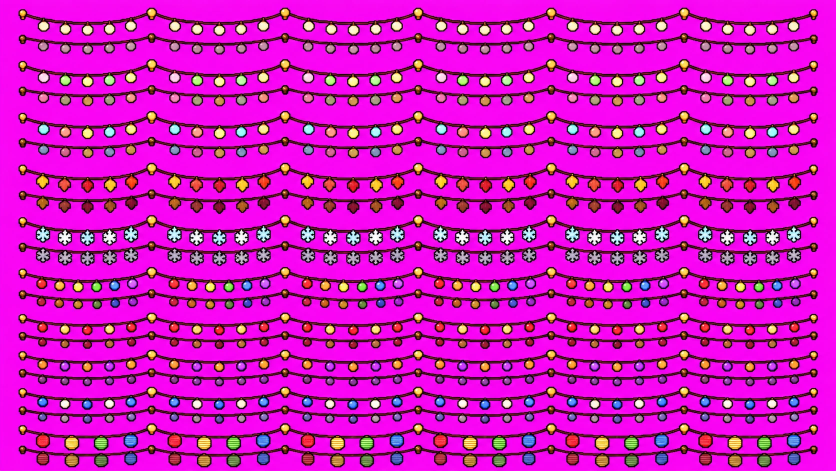
#> input picture art_src/decor/string_lights2.png, 1672 x 941 px (shown at 1/2 size)
$ python lights_build.py
#> lines starting #> are read from the running program, lines starting #| are printed output that depends on the picture; after the words box and inside, x2 and y2 are one past the last pixel; in counts of white or black regions, pixels touching at a corner belong together
#!/usr/bin/env python3
"""The string lights along the top of the wall (Jackie, Nov 26: "string lights all the way across the top very small"), from her sheet
art_src/decor/string_lights.png: six strands on magenta, each drawn lit and, under it, dark.
Writes decor/lights_<name>_on.png and decor/lights_<name>_off.png, the dark strand moved to lie exactly under the lit one (they
were drawn a pixel or two apart), decor/lights.json with where each strand's bulbs are (so single bulbs can be swapped to their
dark picture for a twinkle), and decor/topmask.png: the bare wallpaper along the top of the room, which the strand is drawn
through so it passes behind the hanging plants. Background removal and placing only. Run: python3 tools/lights_build.py"""
import os,json
from PIL import Image
import numpy as np
from scipy import ndimage as nd
ROOT=os.path.dirname(os.path.dirname(os.path.abspath(__file__)));OUT=os.environ.get('LIGHTS_OUT') or os.path.join(ROOT,'decor')
NAMES=['warm','blossom','sunshine','leaves','snow','rainbow','redgold','orange','bluewhite','lantern'] # the second sheet (Jackie, Nov 27): ten strands; the first sheet's six are gone
SHEET='string_lights2.png';TOP_BOX=(0,30,1670,112) # the strip of wall the lights hang in
def strands():
    """Every strand on the sheet, top to bottom: lit, dark, lit, dark... A strand is one joined piece running the width of the sheet
    (they sag into each other's rows, so they are told apart by being joined, not by rows)."""
    a=np.asarray(Image.open(os.path.join(ROOT,'art_src','decor',SHEET)).convert('RGB')).astype(int);r,g,b=a[...,0],a[...,1],a[...,2]
#> after `r, g, b = (a[..., 0], a[..., 1], a[..., 2])`:
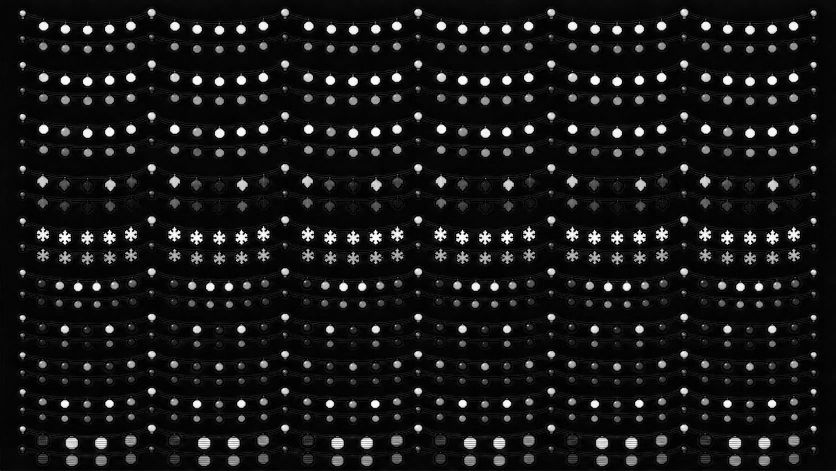
#> g: shape (941, 1672) int64 (shown at 1/2 size); min 0, max 255, mean 22.6
#> after `r, g, b = (a[..., 0], a[..., 1], a[..., 2])`:
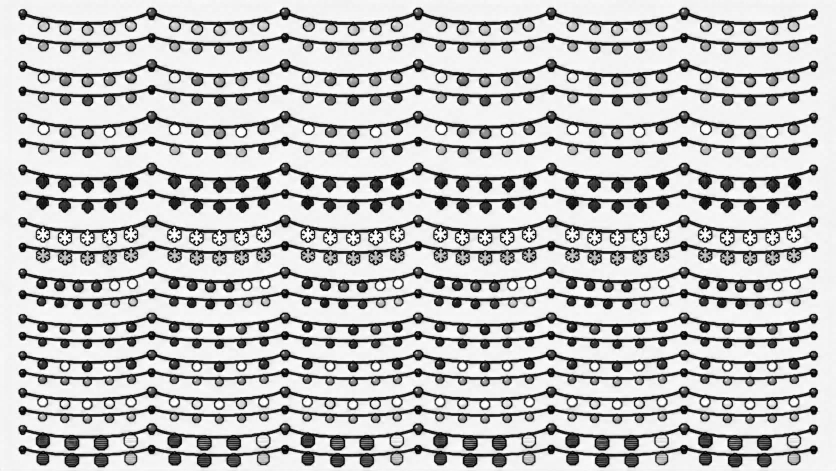
#> b: shape (941, 1672) int64 (shown at 1/2 size); min 0, max 255, mean 191
    fg=~((r>190)&(b>190)&(g<110)&(np.abs(r-b)<60));lab,k=nd.label(fg);out=[]
#> after `fg = ~((r > 190) & (b > 190) & (g < 110) & (np.abs(r - b) < 60))`:
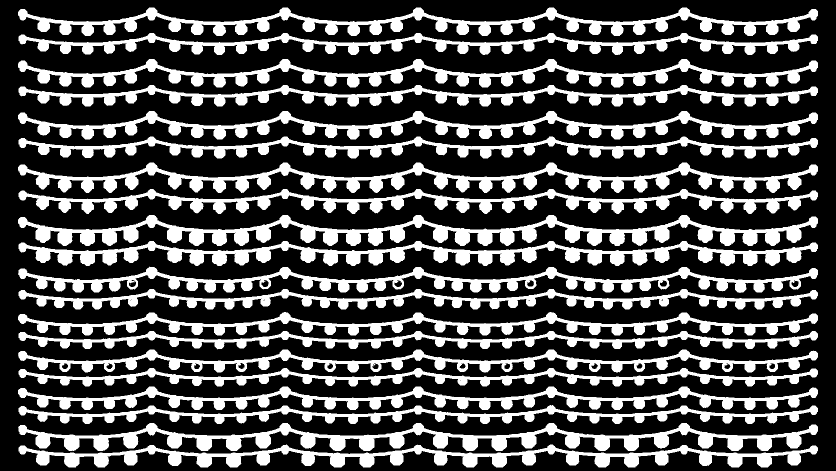
#> fg: shape (941, 1672) bool (shown at 1/2 size); 31.1% white; 22 white regions (2 under 20 px), largest, box (x1, y1, x2, y2) and area: (36, 430, 1636, 492) 34448, (37, 482, 1636, 532) 30141, (36, 325, 1636, 386) 29847
#> after `lab, k = nd.label(fg)`:
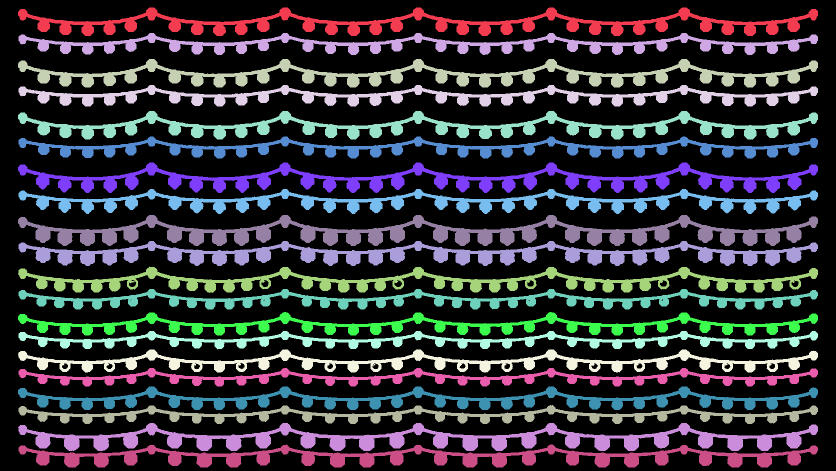
#> lab: shape (941, 1672) int32 (shown at 1/2 size); 25 distinct labels, from 0 to 24; one colour per label, 0 black
#> after `lab, k = nd.label(fg)`: k = 24
    for i,sl in enumerate(nd.find_objects(lab),1):
        if sl[1].stop-sl[1].start<1000:continue
        m=nd.binary_fill_holes(lab[sl]==i);c=a[sl].copy()
        near=nd.binary_dilation(~m,iterations=3)&m;pink=near&(c[...,0]-c[...,1]>45)&(c[...,2]-c[...,1]>45)&(c[...,2]>70)
        idx=nd.distance_transform_edt(~m|pink,return_distances=False,return_indices=True);c[pink]=c[idx[0][pink],idx[1][pink]]
        out.append((sl[0].start,np.dstack([c,np.where(m,255,0)]).astype(np.uint8)))
#> this loop made 24 passes
#> pass 1, in strands, `pink = near & (c[..., 0] - c[..., 1] > 45) & (c[..., 2] - c[..., 1] > `:
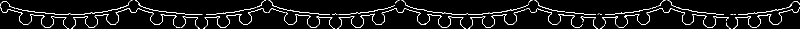
#> pink: shape (57, 1600) bool (shown at 1/2 size); 5.5% white in thin lines or dots
#> after the loop, out = 20 items
    out=[q for _,q in sorted(out,key=lambda t:t[0])];assert len(out)==2*len(NAMES),len(out)
    return out
def top_mask():
    room=np.asarray(Image.open(os.path.join(ROOT,'room2.png')).convert('RGBA')).astype(int);x0,y0,x1,y1=TOP_BOX;s=room[y0:y1,x0:x1];r,g,b=s[...,0],s[...,1],s[...,2]
    paper=(r<95)&(g>35)&(g<150)&(b>55)&(b<175)&(b>r+12)&(g>r);paper=nd.binary_opening(nd.binary_closing(paper,iterations=2),iterations=2)
    lab,k=nd.label(paper);m=lab==(1+int(np.argmax(nd.sum(paper,lab,range(1,k+1)))));m=nd.binary_erosion(nd.binary_fill_holes(m)&paper|m,iterations=1)
    o=np.zeros(s.shape[:2]+(4,),np.uint8);o[m]=255;Image.fromarray(o,'RGBA').save(os.path.join(OUT,'topmask.png'),optimize=True)
def main():
    S=strands();meta={}
#> after `S = strands()`: S = 20 items
    for i,n in enumerate(NAMES):
        on,off=S[2*i],S[2*i+1];H=max(on.shape[0],off.shape[0]);W=max(on.shape[1],off.shape[1])
        pad=lambda q:np.pad(q,((0,H-q.shape[0]),(0,W-q.shape[1]),(0,0)))
        on,off=pad(on),pad(off);A,B=on[...,3]>0,off[...,3]>0;best=(-1,0,0)
        for dy in range(-6,7):
            for dx in range(-6,7):
                sc=(A&np.roll(np.roll(B,dy,0),dx,1)).sum()
                if sc>best[0]:best=(sc,dx,dy)
        _,dx,dy=best;off=np.roll(np.roll(off,dy,0),dx,1)
        # the bulbs: what hangs below the cord. The cord is the thin dark line; a column's bulb is where the strand is tall.
        tall=A.sum(0);cols=tall>np.percentile(tall,45)+4;lab,k=nd.label(cols);bulbs=[]
        for j in range(1,k+1):
            xs=np.where(lab==j)[0]
            if 8<=len(xs)<=60:
                ys=np.where(A[:,xs.min():xs.max()+1].any(1))[0];bulbs.append([int(xs.min())-2,int(ys.min()),int(xs.max()-xs.min())+5,int(ys.max()-ys.min())+1])
        Image.fromarray(on,'RGBA').save(os.path.join(OUT,'lights_%s_on.png'%n),optimize=True);Image.fromarray(off,'RGBA').save(os.path.join(OUT,'lights_%s_off.png'%n),optimize=True)
        meta[n]={'w':W,'h':H,'bulbs':bulbs};print(n,W,H,'shift',dx,dy,len(bulbs),'bulbs')
#> this loop made 10 passes
#> k on passes 1 to 10: 37, 37, 37, 35, 32, 42, 37, 37, 37, 31
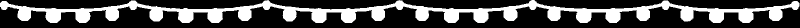
#> B: shape (56, 1600) bool (shown at 1/2 size); 28.4% white; 1 white region, box (x1, y1, x2, y2) and area: (0, 0, 1599, 46) 25405
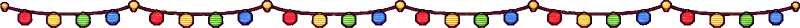
#> on: shape (56, 1600, 4) (shown at 1/2 size); mean of channels 0, 1, 2, 3 196.4, 26.6, 177.6, 82.5; transparent parts drawn white
#> after the loop, meta = 10 items
    json.dump(meta,open(os.path.join(OUT,'lights.json'),'w'),separators=(',',':'))
    if not os.environ.get('LIGHTS_OUT'):top_mask()
#> (the run stopped early here; a loop or call above may not have finished)

$ run again, with art_src/decor/new_garlands.png copied over art_src/decor/string_lights2.png
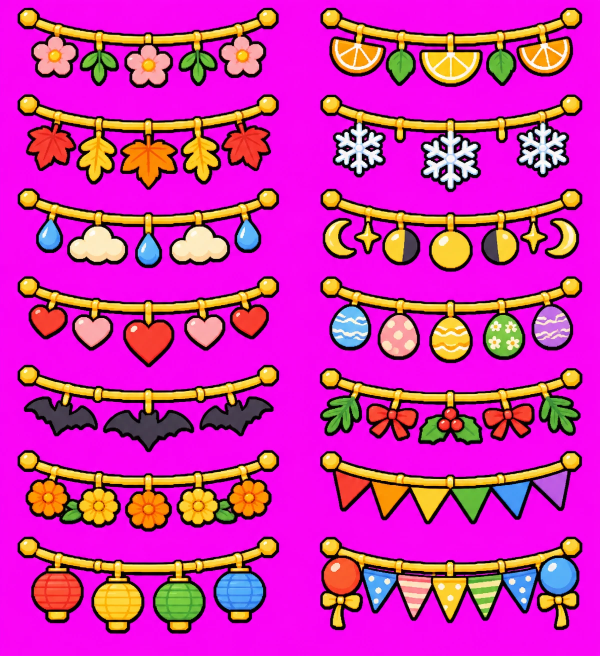
#> input picture art_src/decor/new_garlands.png, 1199 x 1312 px (shown at 1/2 size)
#> in strands, `fg = ~((r > 190) & (b > 190) & (g < 110) & (np.abs(r - b) < 60))`:
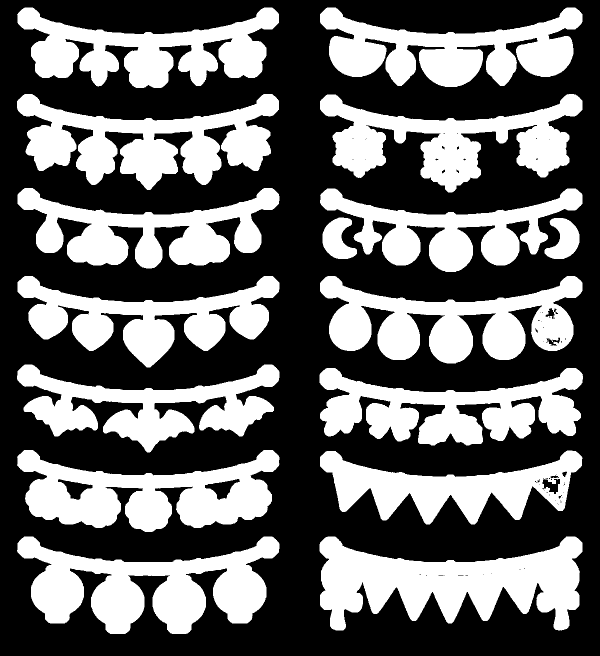
#> fg: shape (1312, 1199) bool (shown at 1/2 size); 39.9% white; 17 white regions (1 under 20 px), largest, box (x1, y1, x2, y2) and area: (639, 1073, 1165, 1261) 56687, (34, 1073, 559, 1268) 52621, (34, 188, 558, 380) 49424
#> in strands, `lab, k = nd.label(fg)`:
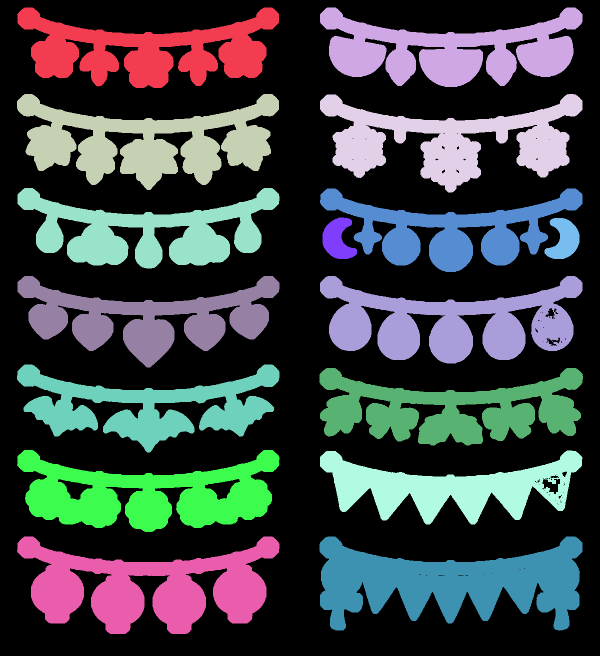
#> lab: shape (1312, 1199) int32 (shown at 1/2 size); 22 distinct labels, from 0 to 21; one colour per label, 0 black
#> k = 21
#> the loop in strands, `for i,sl in enumerate(nd.find_objects(lab),1):` made 21 passes
#> after the loop in strands, `for i,sl in enumerate(nd.find_objects(lab),1):`: out = []

$ run again, with art_src/decor/new_things1.png copied over art_src/decor/string_lights2.png
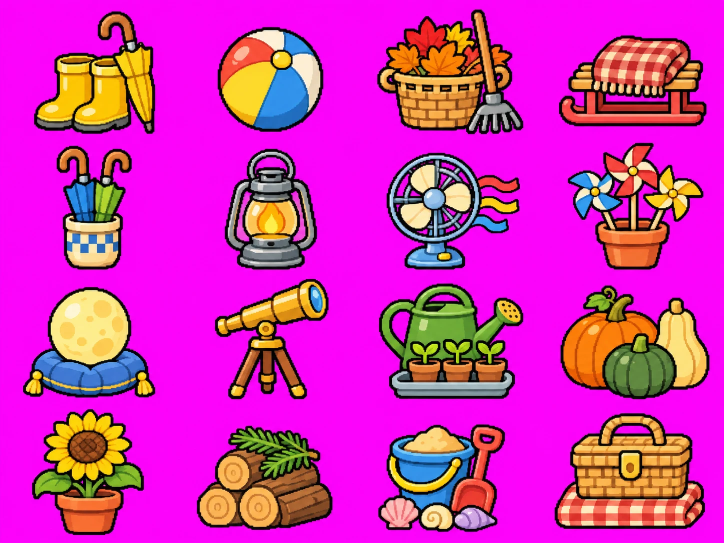
#> input picture art_src/decor/new_things1.png, 1448 x 1086 px (shown at 1/2 size)
#> in strands, `fg = ~((r > 190) & (b > 190) & (g < 110) & (np.abs(r - b) < 60))`:
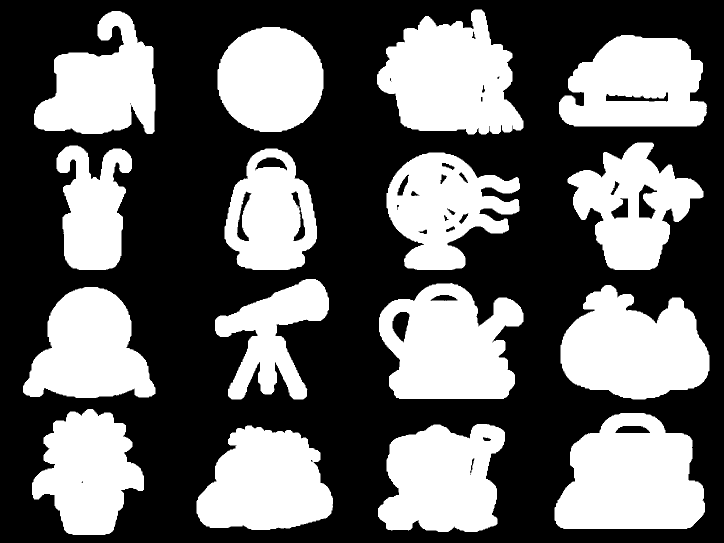
#> fg: shape (1086, 1448) bool (shown at 1/2 size); 40.2% white; 16 white regions, largest, box (x1, y1, x2, y2) and area: (1109, 826, 1410, 1058) 53161, (754, 19, 1047, 269) 49991, (758, 566, 1047, 798) 48272
#> in strands, `lab, k = nd.label(fg)`:
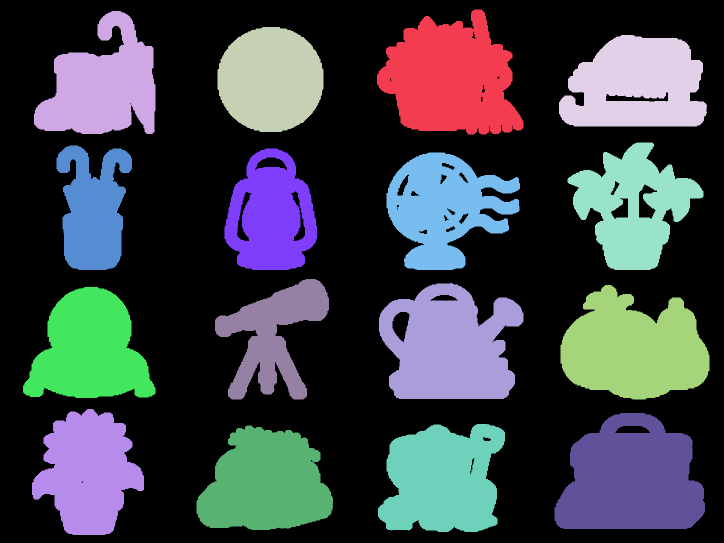
#> lab: shape (1086, 1448) int32 (shown at 1/2 size); 17 distinct labels, from 0 to 16; one colour per label, 0 black
#> k = 16
#> the loop in strands, `for i,sl in enumerate(nd.find_objects(lab),1):` made 16 passes
#> after the loop in strands, `for i,sl in enumerate(nd.find_objects(lab),1):`: out = []
